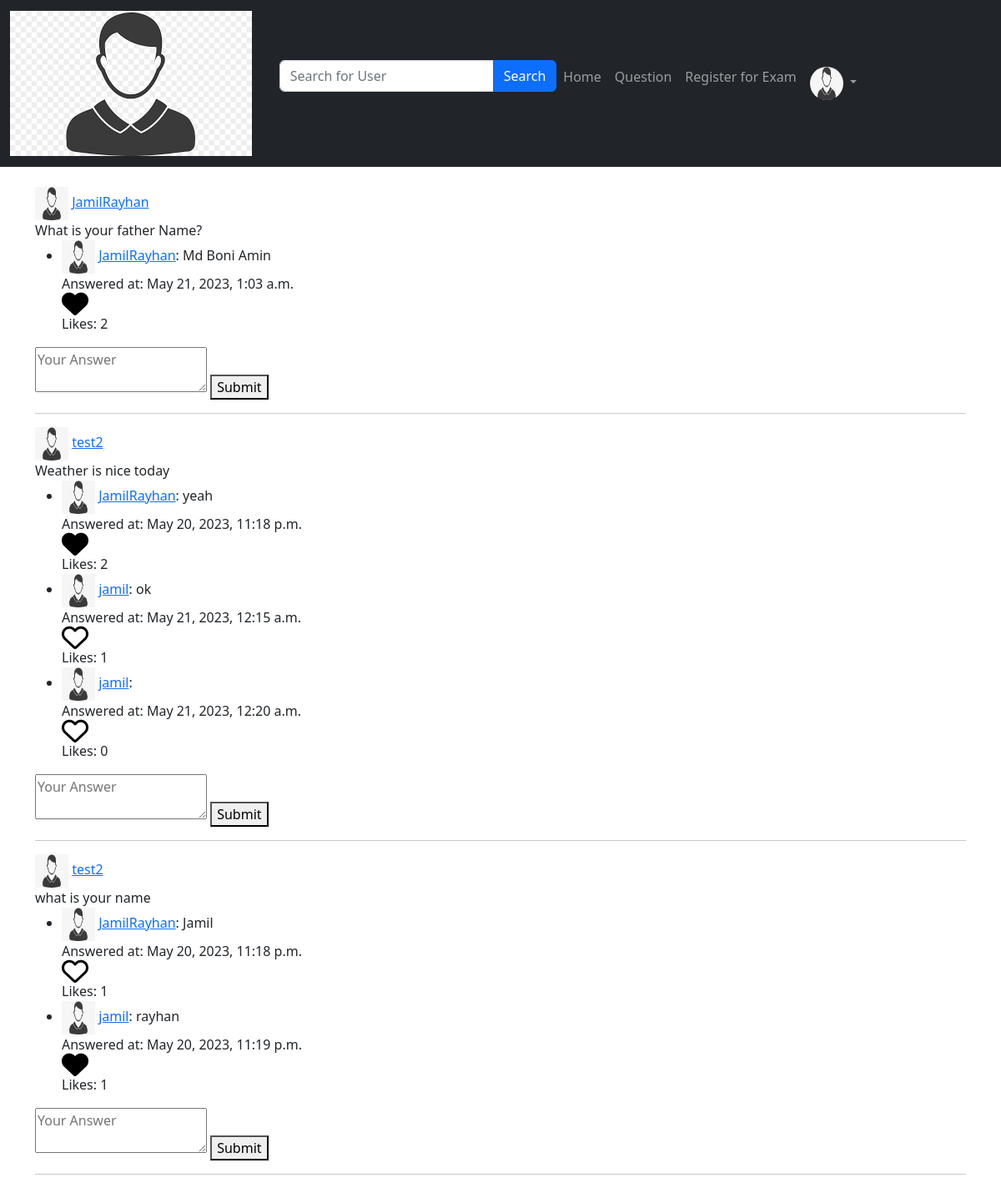
Before: /post/questions/ (signed in) with the older database file.
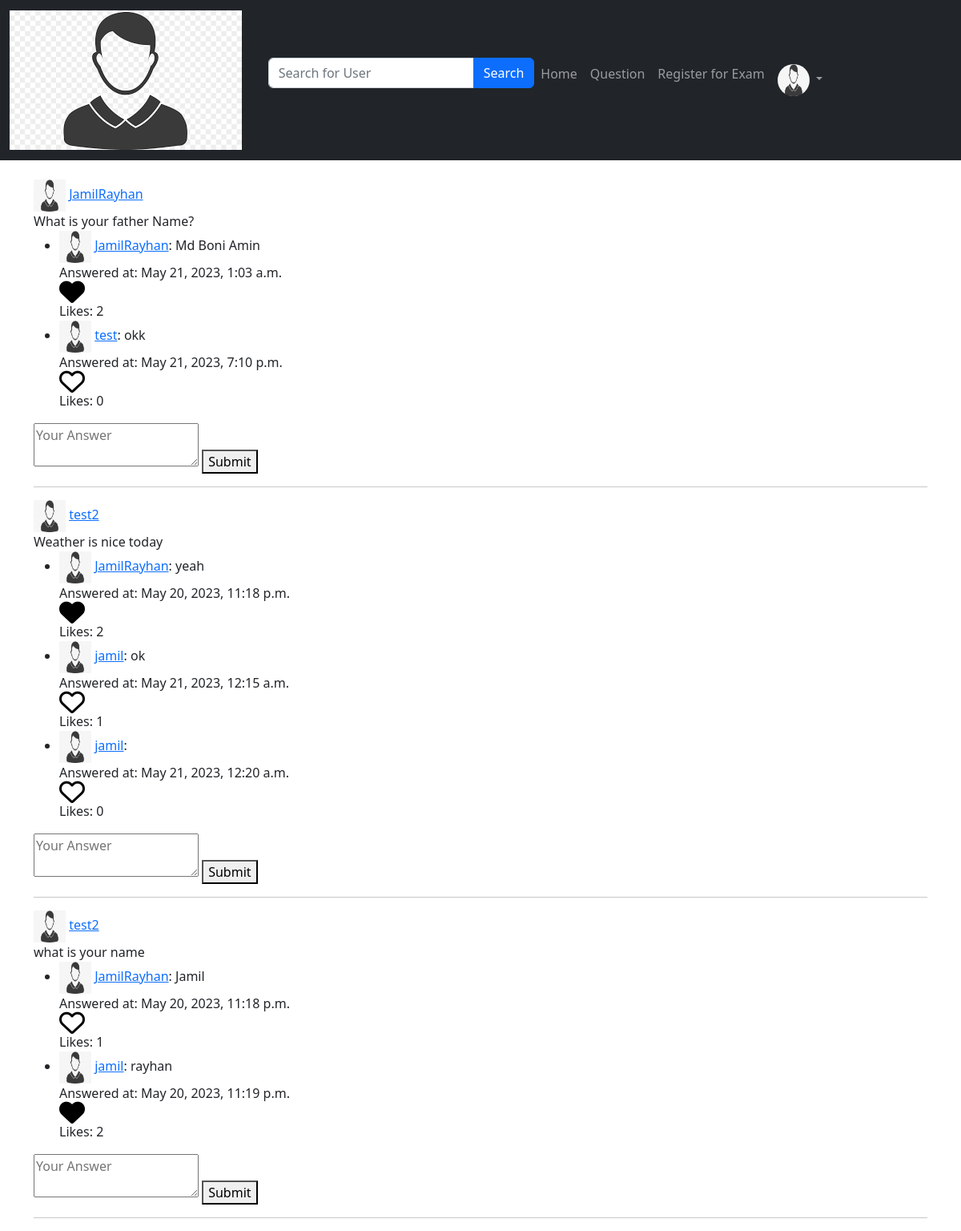
After: the same page with the newer database file.
### App_Post/models.py (models this page shows, shortened)
class Posts(models.Model):
    author = models.ForeignKey(User, on_delete=models.CASCADE, related_name='post')
    question = models.CharField(max_length=264, blank=True)
    upload_date = models.DateTimeField(auto_now_add=True)
    update_date = models.DateTimeField(auto_now=True)
    class Meta:
        ordering=['-upload_date',]

class Answer(models.Model):
    post = models.ForeignKey(Posts, on_delete=models.CASCADE, related_name='comments')
    author = models.ForeignKey(User, on_delete=models.CASCADE)
    content = models.TextField()
    created_at = models.DateTimeField(auto_now_add=True)
    class Meta:
        ordering = ['created_at']

### App_Post/views.py (the view)
# urls.py: path('questions/',views.questions,name='questions'),
@login_required
def questions(request):
    posts = Posts.objects.all()
    for post in posts:
        answers = post.comments.annotate(num_likes=Count('likes')).order_by('-num_likes')
        post.comments.set(answers)
    liked_answers = Like.objects.filter(user=request.user).values_list('answer', flat=True)
    context = {
        'title': 'Frequently Asked Question',
        'posts': posts,
        'liked_answers': liked_answers,
    }
    return render(request, 'App_Post/question_list.html', context=context)

### templates/App_Post/question_list.html (shortened to what this page needs)
{% extends 'navbar.html' %}
{% load crispy_forms_tags %}
{% block body_block %}
    {% for post in posts %}
        <div>
            {% if post.author.user_profile.profile_pic %}
                <img src="/media/{{ post.author.user_profile.profile_pic }}" width="40px" height="40px">
            {% else %}
                <img src="/media/default.png" width="40px" height="40px">
            {% endif %}
            <a href="{% url 'Login_App:user' username=post.author %}">{{ post.author }}</a> <br>
            {{ post.question }} <br>
            <ul>
                {% for answer in post.comments.all %}
                    <li>
                        {% if answer.author.user_profile.profile_pic %}
                            <img src="/media/{{ answer.author.user_profile.profile_pic }}" width="40px" height="40px">
                        {% else %}
                            <img src="/media/default.png" width="40px" height="40px">
                        {% endif %}
                        <a href="{% url 'Login_App:user' username=answer.author %}">{{ answer.author }}</a>: {{ answer.content }}
                        <br>
                        Answered at: {{ answer.created_at }}
                        <br>
                        <form method="POST" action="{% url 'App_Post:like_answer' answer.id %}">
                            {% if answer.id in liked_answers %}
                                <button type="submit" class="like-button liked">
                                  <i class="fas fa-heart fa-2xl"></i>
                                </button>
                            {% else %}
                                <button type="submit" class="like-button">
                                  <i class="far fa-heart fa-2xl"></i>
                                </button>
                            {% endif %}
                            <br>
                            Likes: {{ answer.likes.count }}
                        </form>
                    </li>
                {% empty %}
                    <li>Not Answered yet.</li>
                {% endfor %}
            </ul>
            <form method="POST" action="{% url 'App_Post:add_ans' post.id %}">
                <textarea name="content" placeholder="Your Answer"></textarea>
                <button type="submit">Submit</button>
            </form>
            <hr>
        </div>
    {% endfor %}
{% endblock %}

### templates/navbar.html (shortened to what this page needs)
<!DOCTYPE html>
<html lang="en">
<head>
  <link href="https://cdn.jsdelivr.net/npm/bootstrap@5.2.3/dist/css/bootstrap.min.css" rel="stylesheet">
</head>
<body>
  <nav class="navbar navbar-expand-lg bg-dark navbar-dark">
    <div class="container-fluid">
      <a class="navbar-brand" href="{% url 'App_Post:home' %}"><img src="../media/default.png" alt=""></a>
      <div class="collapse navbar-collapse" id="collapsibleNavbar">
        <ul class="navbar-nav ">
          <form method="get" action="{% url 'App_Post:home' %}">
            <div class="input-group mb-3">
              <input type="text" class="form-control" placeholder="Search for User" name="search">
              <button class="btn btn-primary" type="submit">Search</button>
            </div>
          </form>
          <li class="nav-item">
            <a class="nav-link" href="{% url 'App_Post:home' %}">Home</a>
          </li>
          <li class="nav-item">
            <a class="nav-link" href="{% url 'App_Post:questions' %}">Question</a>
          </li>
          {% if not request.user.is_staff %}
          <li class="nav-item">
            <a class="nav-link" href="{% url 'exam_registration' %}">Register for Exam</a>
          </li>
          {% endif %}
          <li class="nav-item dropdown">
            {% if user.user_profile.profile_pic %}
            <a class="nav-link dropdown-toggle" href="#" role="button" data-bs-toggle="dropdown">
              <img src="/media/{{user.user_profile.profile_pic}}" width='40px' height="40px" class="rounded-circle">
            </a>
            {% else %}
            <a class="nav-link dropdown-toggle" href="#" role="button" data-bs-toggle="dropdown">
              <img src="/media/default.png" width='40px' height="40px" class="rounded-circle">
            </a>
            {% endif %}
          </li>
        </ul>
      </div>
    </div>
  </nav>
  <br>
  <div class="container">
    {% block body_block %}
    {% endblock %}
  </div>
</body>
</html>

### templates/App_Post/question_list.html (style rules this page uses)
.like-button { border: none; background-color: transparent; cursor: pointer; padding: 0; }

Changed rows visible on the page:
added Answer: author "test", content "okk", created_at "May 21, 2023, 7:10 p.m.", likes.count "0", shown under Posts "What is your father Name?"
computed for Answer "rayhan": likes.count "1" → "2"
